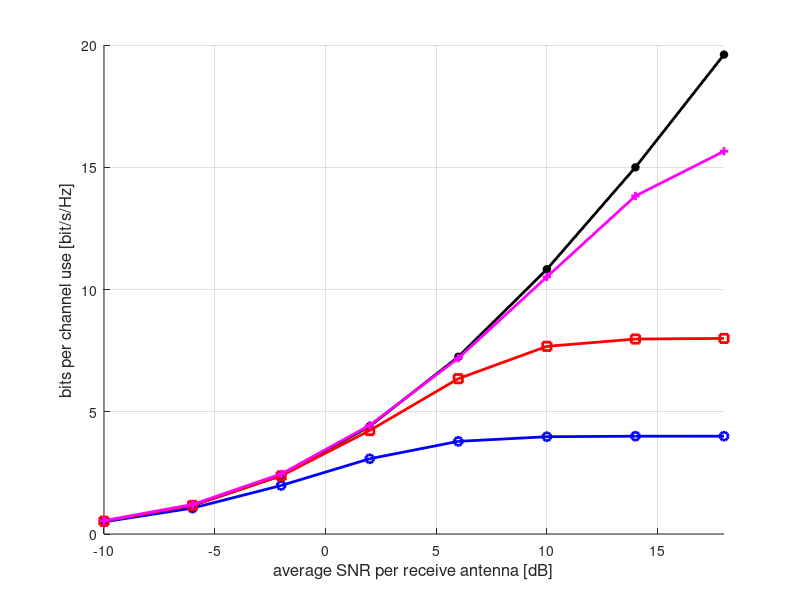

Source code (MATLAB): (Note: this script raises an error after producing the figure.)
function [] = HW6_Q2_2()

    %par.runId = 0; % simulation ID (used to reproduce results)
    %par.MR = 4; % receive antennas 
    %par.MT = 4; % transmit antennas (set not larger than MR!) 
    %par.mod = 'BPSK'; % modulation type: 'BPSK','QPSK','16QAM','64QAM'
    %par.SNRdB_list = -10:4:20; % list of SNR [dB] values to be simulated
    %par.trials = 100; % number of channel realizations
    %par.integral = 30; % number of Monte-Carlo integration samples
    %par.simName = [ 'P2CAP_' num2str(par.MR) 'x' num2str(par.MT) '_' par.mod ]; % simulation name (used for saving results)
    %%cap_sim_fixthis(par);

    %par.mod = 'QPSK'; % modulation type: 'BPSK','QPSK','16QAM','64QAM'
    %par.simName = [ 'P2CAP_' num2str(par.MR) 'x' num2str(par.MT) '_' par.mod ]; % simulation name (used for saving results)
    %%cap_sim_fixthis(par);
    %par.mod = '16QAM'; % modulation type: 'BPSK','QPSK','16QAM','64QAM'
    %par.simName = [ 'P2CAP_' num2str(par.MR) 'x' num2str(par.MT) '_' par.mod ]; % simulation name (used for saving results)
    %cap_sim_fixthis(par);

    figure()
    hold on;
    load('P2CAP_4x4_BPSK_0.mat')
    plot(par.SNRdB_list,res.E_GCAP,'k*-','LineWidth',2)
    plot(par.SNRdB_list,res.E_DCAP,'bo-','LineWidth',2)
    load('P2CAP_4x4_QPSK_0.mat')
    plot(par.SNRdB_list,res.E_DCAP,'rs-','LineWidth',2)
    load('P2CAP_4x4_16QAM_0.mat')
    plot(par.SNRdB_list,res.E_DCAP,'m+-','LineWidth',2)
  grid on
  xlabel('average SNR per receive antenna [dB]','FontSize',12)
  ylabel('bits per channel use [bit/s/Hz]','FontSize',12)
  axis([min(par.SNRdB_list) max(par.SNRdB_list) 0 20])
  legend('Capacity','BPSK-MAR','QPSK-MAR','16QAM-MAR',2)
  title('4x4 Maximum Achievable Rates')
  set(gca,'FontSize',13)
  hold off;
